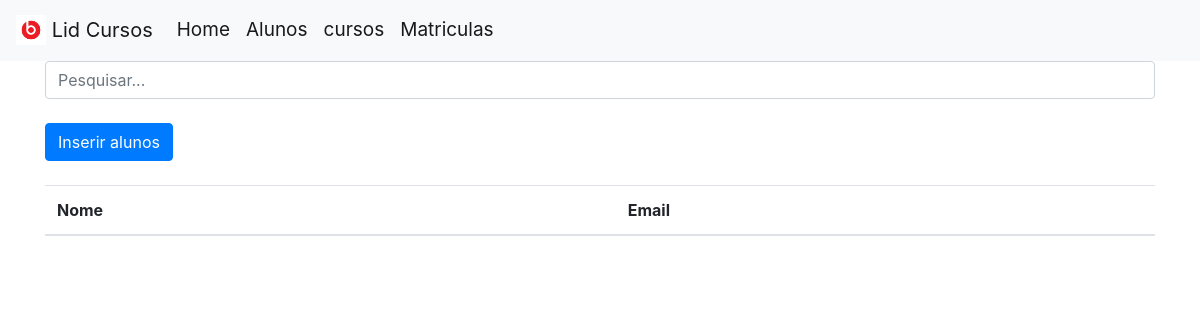
Page /index.php?pagina=alunos on the earlier database version.
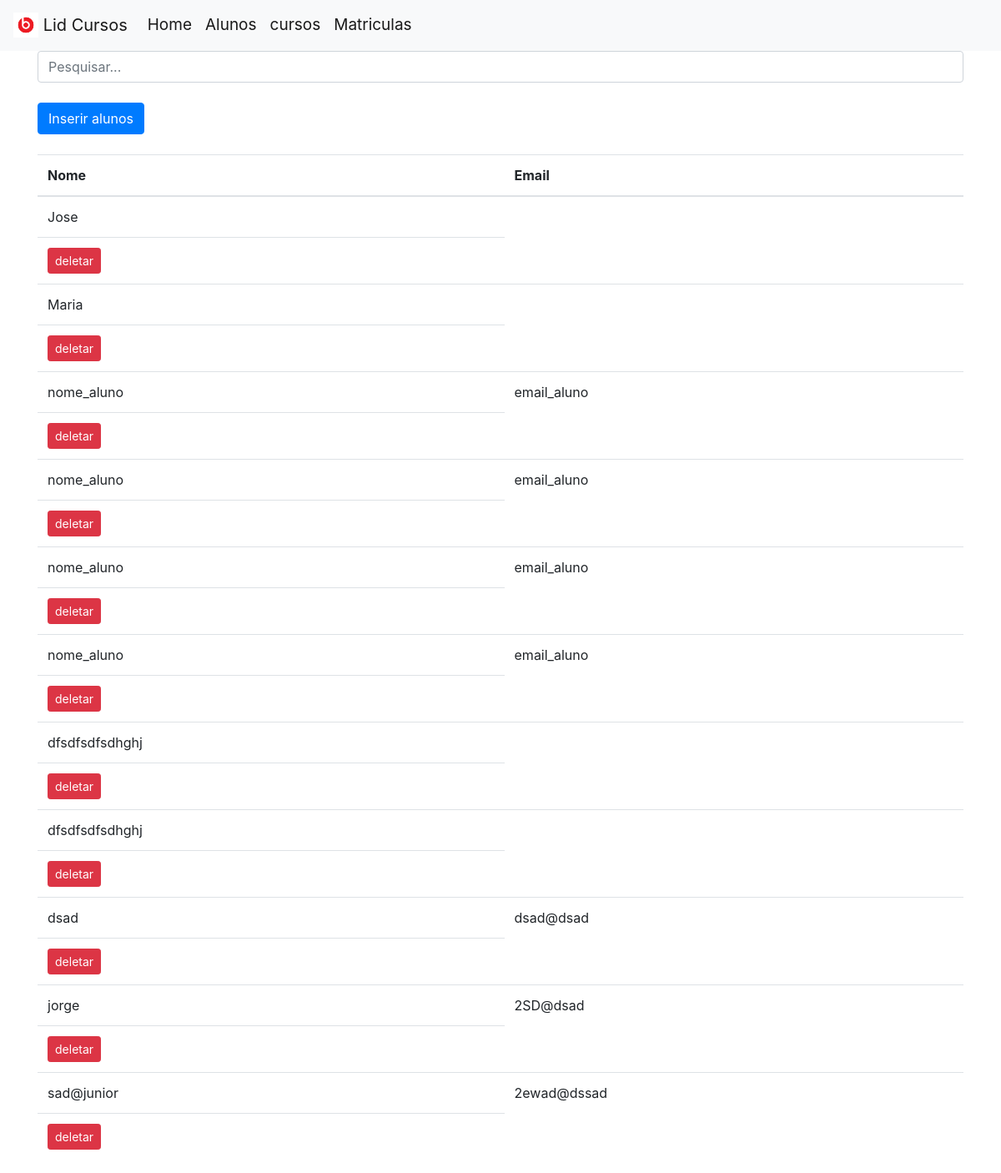
Same page on the later database version.
### tables this page shows
CREATE TABLE `alunos` (
  `id_aluno` int(11) NOT NULL,
  `nome_aluno` varchar(255) NOT NULL,
  `data_nascimento` varchar(255) DEFAULT NULL,
  `email_aluno` varchar(255) NOT NULL
);

### db.php (called while the page is built, shortened)
<?php
$servidor = "localhost";
$usuario = "root";
$senha = "";
$database = "aula_php";
$conectar = mysqli_connect($servidor, $usuario, $senha, $database);
$query = "SELECT * FROM ALUNOS";
$consulta_alunos = mysqli_query($conectar,$query);

### views/alunos.php (the view, shortened to what this page needs)
<div class="container">
  <input class="form-control" type="text" placeholder="Pesquisar..." aria-label="Search" id="myInput">
</div>
<div class="container">
    <a href="?pagina=inserir_aluno"><button class="btn btn-primary">Inserir alunos</button></a>
</div>
<div class="container">
<table class="table table-hover">
  <thead>
    <tr>
      <th scope="col">Nome</th>
      <th scope="col">Email</th>
    </tr>
  </thead>
  <tbody id="myTable">
  	<?php
		while($linha = mysqli_fetch_array($consulta_alunos)){
    	echo '<tr>';
		echo '<td>'.$linha['nome_aluno'].'</td>';
		echo "<td>".$linha['email_aluno'].'</td>
		</tr>';
	?>
  <td><a href="deleta_aluno.php?id_aluno=<?php echo $linha['id_aluno'];?>"><button class="btn btn-danger btn-sm">deletar</button></a></td></tr>
  <?php
  }
  ?>
  </tbody>
</table>
</div>

### head.php (shortened to what this page needs)
<!DOCTYPE html>
<html lang="pt-br">
	<head>
				<link rel="stylesheet" type="text/css" href="style/style.css">
				<link rel="stylesheet" href="https://stackpath.bootstrapcdn.com/bootstrap/4.3.1/css/bootstrap.min.css">
	</head>
		<body>
			<header>
				<nav class="navbar navbar-expand-lg navbar-light bg-light" id="nav">
					 <a class="navbar-brand" href="?pagina=home">
					    <img src="imgs/img1.png" width="30" height="30" class="d-inline-block align-top" alt="">
					    Lid Cursos
					  </a>
					  <div class="collapse navbar-collapse" id="navbarNav">
					    <ul class="navbar-nav">
					      <li class="nav-item active">
					        <a class="nav-link" href="?pagina=home">Home <span class="sr-only">(current)</span></a>
					      </li>
					      <li class="nav-item active ">
					        <a class="nav-link" href="?pagina=alunos">Alunos</a>
					      </li>
					      <li class="nav-item active">
					        <a class="nav-link" href="?pagina=cursos">cursos</a>
					      </li>
					      <li class="nav-item active">
					        <a class="nav-link" href="?pagina=matriculas">Matriculas</a>
					      </li>
					    </ul>
					  </div>
				</nav>
			</header>
			<div id="conteudo">
		</body>
</html>

### index.php (shortened to what this page needs)
<?php
include 'db.php';
include 'head.php';
if (isset($_GET['pagina'])) {
	$pagina = $_GET['pagina'];
}
else{
	$pagina = 'home';
}
switch ($pagina) {
	case 'alunos':
	include 'views/alunos.php';
	break;
}

### style/style.css (style rules this page uses)
body { font-family: "helvetica,arial"; font-size: 13px; color: #333; }
#nav { font-size: 19px; }

Differences in the rows shown:
added alunos: nome_aluno "Jose"
added alunos: nome_aluno "Maria"
added alunos: nome_aluno "nome_aluno", email_aluno "email_aluno"
added alunos: nome_aluno "nome_aluno", email_aluno "email_aluno"
added alunos: nome_aluno "nome_aluno", email_aluno "email_aluno"
added alunos: nome_aluno "nome_aluno", email_aluno "email_aluno"
added alunos: nome_aluno "dfsdfsdfsdhghj"
added alunos: nome_aluno "dfsdfsdfsdhghj"
added alunos: nome_aluno "dsad", email_aluno "dsad@dsad"
added alunos: nome_aluno "jorge", email_aluno "2SD@dsad"
added alunos: nome_aluno "sad@junior", email_aluno "2ewad@dssad"
